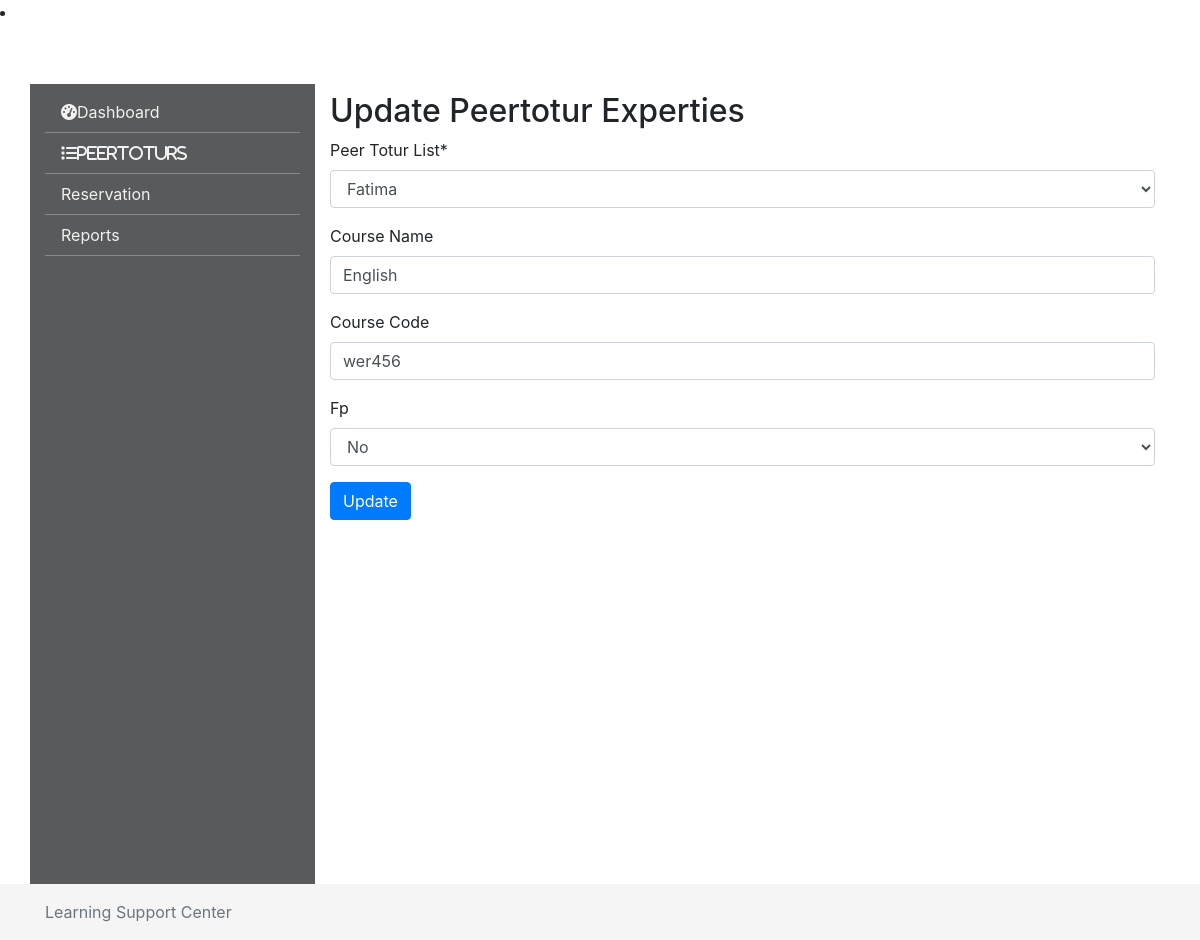
Screenshot of /peertoturs/peertoturexp_update/2/ with the database file from the repository.
### peertotur/models.py (models this page shows, shortened)
class Peertotur(models.Model):
    yearofstudy_choices = [
        ('Soph', 'Sopph'),
        ('Jr', 'Jr'),
        ('Sr', 'Sr'),
        ('Grad_Student', 'Grad_Student'),
    ]
    pname = models.CharField(
        verbose_name="Name", max_length=200, null=True, blank=True)
    paddress = models.CharField(
        verbose_name="Address", max_length=200, null=True, blank=True)
    pemail = models.CharField(
        verbose_name="E-mail address", max_length=100, null=True, blank=True)
    pmajor = models.CharField(verbose_name="Major",
                              max_length=100, null=True, blank=True)
    pdep = models.CharField(verbose_name="Department",
                            max_length=100, null=True, blank=True)
    pgpamajor = models.CharField(
        verbose_name="GPA in major", max_length=10, null=True, blank=True)
    pgpacum = models.CharField(
        verbose_name="Cumulative GPA", max_length=10, null=True, blank=True)
    pexgraduate = models.CharField(
        verbose_name="Expected date of Graduation", max_length=20, null=True, blank=True)
    reqdate = models.DateTimeField(auto_now_add=True)
    ptel = models.CharField(
        verbose_name="Tel", max_length=20, null=True, blank=True)
    pgsm = models.CharField(
        verbose_name="GSM", max_length=20, null=True, blank=True)
    yearofstudy = models.CharField(
        verbose_name="Year of Study", max_length=20, choices=yearofstudy_choices, null=True, blank=True)
    pimg = models.ImageField(
        verbose_name="Peer Totur Image", upload_to='peertoturs/img/%Y/%m/%d', null=True, blank=True)
    class Meta:
        ordering = ['-reqdate']  # ordring by reqdate descending
    def __str__(self):
        return self.pname

class Peertoturexperties(models.Model):
    pname = models.ForeignKey(
        'Peertotur', on_delete=models.CASCADE, verbose_name="Peer Totur List")
    coursename = models.CharField(
        verbose_name="Course Name", max_length=200, null=True, blank=True)
    coursecode = models.CharField(
        verbose_name="Course Code", max_length=10, null=True, blank=True)
    fp = models.BooleanField(default=False, null=True, blank=True)
    class Meta:
        ordering = ['coursename']  # ordring by reqdate descending

### peertotur/views.py (the view, shortened to what this page needs)
# urls.py: path('peertoturexp_update/<int:id>/',
class peertoturexp_update(UpdateView):
    template_name = "peertotur/peertoturexp_update.html"
    form_class = PeertoturExpForm
    success_url = reverse_lazy('peertotur:peertotur_exp_list')
    def get_object(self):
        id = self.kwargs.get("id")
        return get_object_or_404(Peertoturexperties, id=id)

### peertotur/forms.py (shortened to what this page needs)
class PeertoturExpForm(forms.ModelForm):
    class Meta:
        model = Peertoturexperties
        fields = [
            'pname',
            'coursename',
            'coursecode',
            'fp'
        ]

### peertotur/templates/peertotur/peertoturexp_update.html (shortened to what this page needs)
{% extends "base.html" %}
{% block content%}
{% load crispy_forms_tags %}
<h2>Update Peertotur Experties</h2>
<form method="POST" enctype="multipart/form-data">
{{ form|crispy }}
<button type="submit" class="btn btn-primary">Update</button>
</form>
{% endblock %}

### rows the page displays
Peertotur: pname "Fatima"
Peertoturexperties: coursename "English", coursecode "wer456", fp "No"
